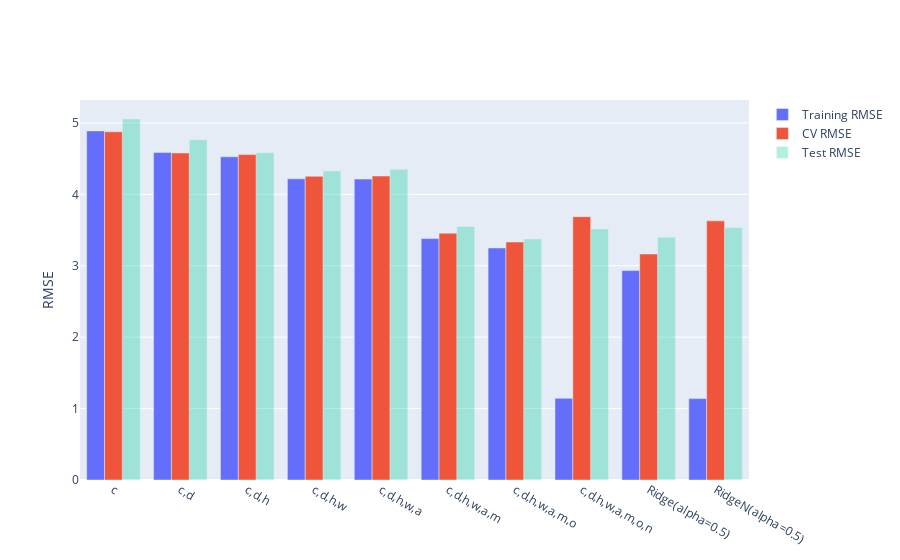

Notebook code cell kept with this figure:
### Code cell
ridge_model.fit(tr, tr['mpg'])
models["RidgeN(alpha=0.5)"] = ridge_model
compare_models(models)

### Figure 1 — Plotly figure (JSON) as saved in the notebook; plotly's stock layout.template omitted (floating-point values rounded to 4 significant figures)
{"data": [{"name": "Training RMSE", "type": "bar", "x": ["c", "c,d", "c,d,h", "c,d,h,w", "c,d,h,w,a", "c,d,h,w,a,m", "c,d,h,w,a,m,o", "c,d,h,w,a,m,o,n", "Ridge(alpha=0.5)", "RidgeN(alpha=0.5)"], "y": [4.888, 4.588, 4.525, 4.217, 4.214, 3.38, 3.249, 1.144, 2.933, 1.14]}, {"name": "CV RMSE", "type": "bar", "x": ["c", "c,d", "c,d,h", "c,d,h,w", "c,d,h,w,a", "c,d,h,w,a,m", "c,d,h,w,a,m,o", "c,d,h,w,a,m,o,n", "Ridge(alpha=0.5)", "RidgeN(alpha=0.5)"], "y": [4.877, 4.579, 4.557, 4.253, 4.257, 3.456, 3.332, 3.688, 3.165, 3.628]}, {"name": "Test RMSE", "opacity": 0.3, "type": "bar", "x": ["c", "c,d", "c,d,h", "c,d,h,w", "c,d,h,w,a", "c,d,h,w,a,m", "c,d,h,w,a,m,o", "c,d,h,w,a,m,o,n", "Ridge(alpha=0.5)", "RidgeN(alpha=0.5)"], "y": [5.055, 4.766, 4.584, 4.326, 4.35, 3.551, 3.375, 3.515, 3.4, 3.534]}], "layout": {"yaxis": {"title": {"text": "RMSE"}}}}
